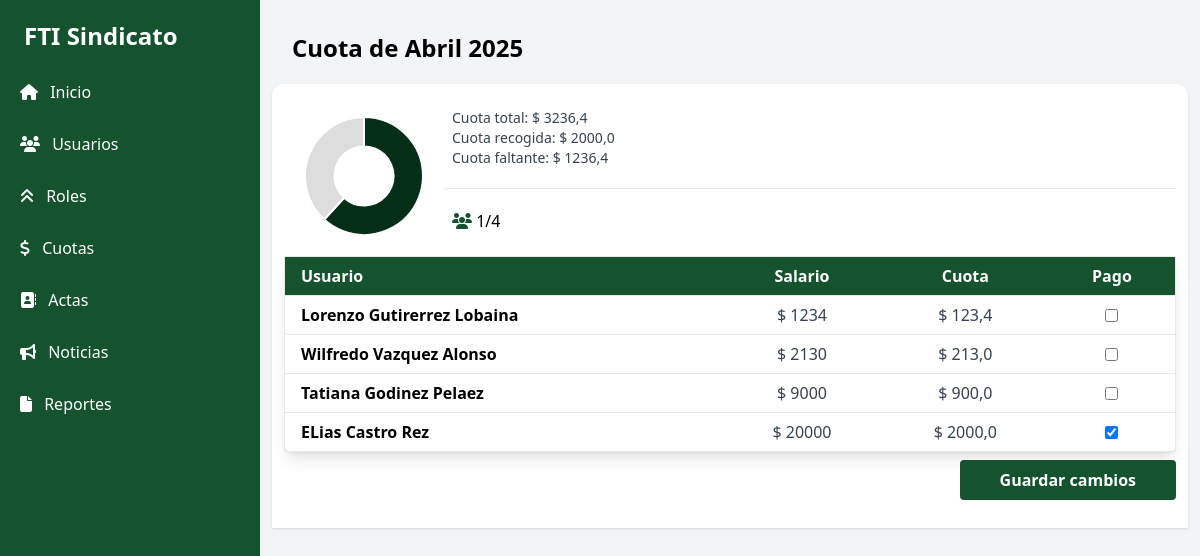
Screenshot of /cuota/2 with the database file from the repository.
### sindicato/models.py (models this page shows, shortened)
class Cuota(models.Model):
    mes_id = models.CharField(max_length=50,unique=True) #sintaxys = "mes.2025"
    acta = models.OneToOneField(Acta, on_delete=models.CASCADE)
    def nombre(self):
        mes = int(self.mes_id.split('.')[0])
        anno: str = self.mes_id.split('.')[1]
        return f"{meses[mes-1]} {anno}"
    def datos(self):
        pago = 0
        no_pago = 0
        total = 0
        porciento = 0
        for parte in self.acta.asistencias.all():
            total += parte.usuario.cuota()
            if parte.asistencia:
                pago += parte.usuario.cuota()
            else:
                no_pago += parte.usuario.cuota()
        usuarios_pago: int = self.acta.asistencias.filter(asistencia=True).count()
        usuarios: int = self.acta.asistencias.all().count()
        porciento: float = pago/total*100
        porciento_usuarios: float = usuarios_pago/usuarios*100
        return {
            'pago':pago,
            'no_pago':no_pago,
            'total':total,
            'usuarios_pago':usuarios_pago,
            'usuarios':usuarios,
            'porciento':round(porciento),
            'porciento_usuarios':round(porciento_usuarios),
        }

class Acta(models.Model):
    fecha = models.DateTimeField(auto_now_add=True)
    nombre = models.CharField(max_length=250)
    info = models.TextField(blank=True,null=True)
    categoria = models.CharField(max_length=50,default="asistencia")
    asistencias = models.ManyToManyField(Parte,blank=True)

class Parte(models.Model):
    usuario = models.ForeignKey("usuarios.Usuario", on_delete=models.CASCADE, related_name='parte')
    asistencia = models.BooleanField(default=False)

### usuarios/models.py (models this page shows)
class Usuario(AbstractUser):
    solapin = models.CharField(max_length=7,unique=True)
    roll = models.ForeignKey(Roll, on_delete=models.CASCADE, related_name='usuarios',null=True)
    salario = models.PositiveIntegerField(default=0)
    def cuota(self):
            return self.salario * 0.10

### sindicato/views.py (the view)
# urls.py: path('cuota/<pk>',cuota ,name='cuota'),
def cuota(request,pk):
    cuota = Cuota.objects.get(pk=pk)
    context = {
        'cuota' : cuota,
    }
    return render(request,'cuotas/cuota.html', context)

### templates/cuotas/cuota.html (shortened to what this page needs)
{% extends "base.html" %}
{% load static %}
{% block content %}
<div class="overflow-x-auto w-full p-3">
  <h1 class='text-2xl p-5 font-bold'>Cuota de {{cuota.nombre}}</h1>
    <div class="rounded-t-xl shadow bg-white p-3">
        <div class="grid-cols-[auto_1fr] grid">
            <div class="h-40 w-40 p-5">
                <canvas id="myChart" width="10" height="10"></canvas>
            </div>
            <div>
                <p class="px-2 pt-3 rounded hover:text-green-900 text-gray-700 text-sm">Cuota total: <span>$ {{cuota.datos.total}}</span></p>
                <p class="px-2 rounded hover:text-green-900 text-gray-700 text-sm">Cuota recogida: <span>$ {{cuota.datos.pago}}</span></p>
                <p class="px-2 rounded hover:text-green-900 text-gray-700 text-sm">Cuota faltante: <span>$ {{cuota.datos.no_pago}}</span></p>
                <hr class="my-5">
                <p class="px-2 rounded hover:text-green-900"><i class="fas fa-users text-green-900"></i> {{cuota.datos.usuarios_pago}}/<span>{{cuota.datos.usuarios}}</span></p>
            </div>
        </div>
        <form action="{% url 'actualizar_cuota' cuota.acta.pk %}" method="POST">
          <table class="min-w-full bg-white border border-gray-200 shadow-lg rounded-lg">
              <thead class="bg-green-900 text-white">
              <tr>
                  <th class="px-4 py-2 text-left">Usuario</th>
                  <th class="text-center px-4 py-2 text-left">Salario</th>
                  <th class="text-center px-4 py-2 text-left">Cuota</th>
                  <th class="text-center px-4 py-2 text-left">Pago</th>
              </tr>
              </thead>
              <tbody class="text-gray-700">
              {% for parte in cuota.acta.asistencias.all %}
              <tr class="border-t border-gray-200 hover:bg-gray-100">
                  <td class="px-4 py-2 font-semibold text-black">{{parte.usuario.first_name}}</td>
                  <td class="text-center px-4 py-2">$ {{parte.usuario.salario}}</td>
                  <td class="text-center px-4 py-2">$ {{parte.usuario.cuota}}</td>
                  <td class="text-center px-4 py-2"><input type="checkbox" name="parte" value="{{parte.pk}}" {% if parte.asistencia %}checked{% endif %} /></td>
              </tr>
              {% endfor %}
              </tbody>
          </table>
        <button class="px-10 py-2 bg-green-900 rounded text-white font-semibold my-2 mr-0 ml-auto flex">Guardar cambios</button>
        </form>
    </div>
</div>
<script>
    const ctx = document.getElementById('myChart').getContext('2d');
    const data = {
      labels: ['Cuota entregada', 'Cuota faltante'],
      datasets: [{
        data: [parseInt("{{cuota.datos.pago}}"), parseInt("{{cuota.datos.no_pago}}") ], // Inicialmente 30% verde y 70% blanco
        backgroundColor: ['#052e16', '#ddd']
      }]
    };
    const config = {
      type: 'doughnut',
      data: data,
      options: {
        responsive: true,
        plugins: {
          legend: {
            display: false
          }
        }
      }
    };
    const myChart = new Chart(ctx, config);
    function updateChart(newPercentage) {
      myChart.data.datasets[0].data = [newPercentage, 100 - newPercentage];
      myChart.update();
    }
</script>
{% endblock content %}

### rows the page displays
Cuota: nombre "Abril 2025", datos.total "3236,4", datos.pago "2000,0", datos.no_pago "1236,4", datos.usuarios_pago "1", datos.usuarios "4"
Parte: usuario.first_name "Lorenzo Gutirerrez Lobaina", usuario.salario "1234", usuario.cuota "123,4"
Parte: usuario.first_name "Wilfredo Vazquez Alonso", usuario.salario "2130", usuario.cuota "213,0"
Parte: usuario.first_name "Tatiana Godinez Pelaez", usuario.salario "9000", usuario.cuota "900,0"
Parte: usuario.first_name "ELias Castro Rez", usuario.salario "20000", usuario.cuota "2000,0", asistencia "☑"

### other values shown
chart data {{ cuota.datos.pago }} 2000,0
chart data {{ cuota.datos.no_pago }} 1236,4
